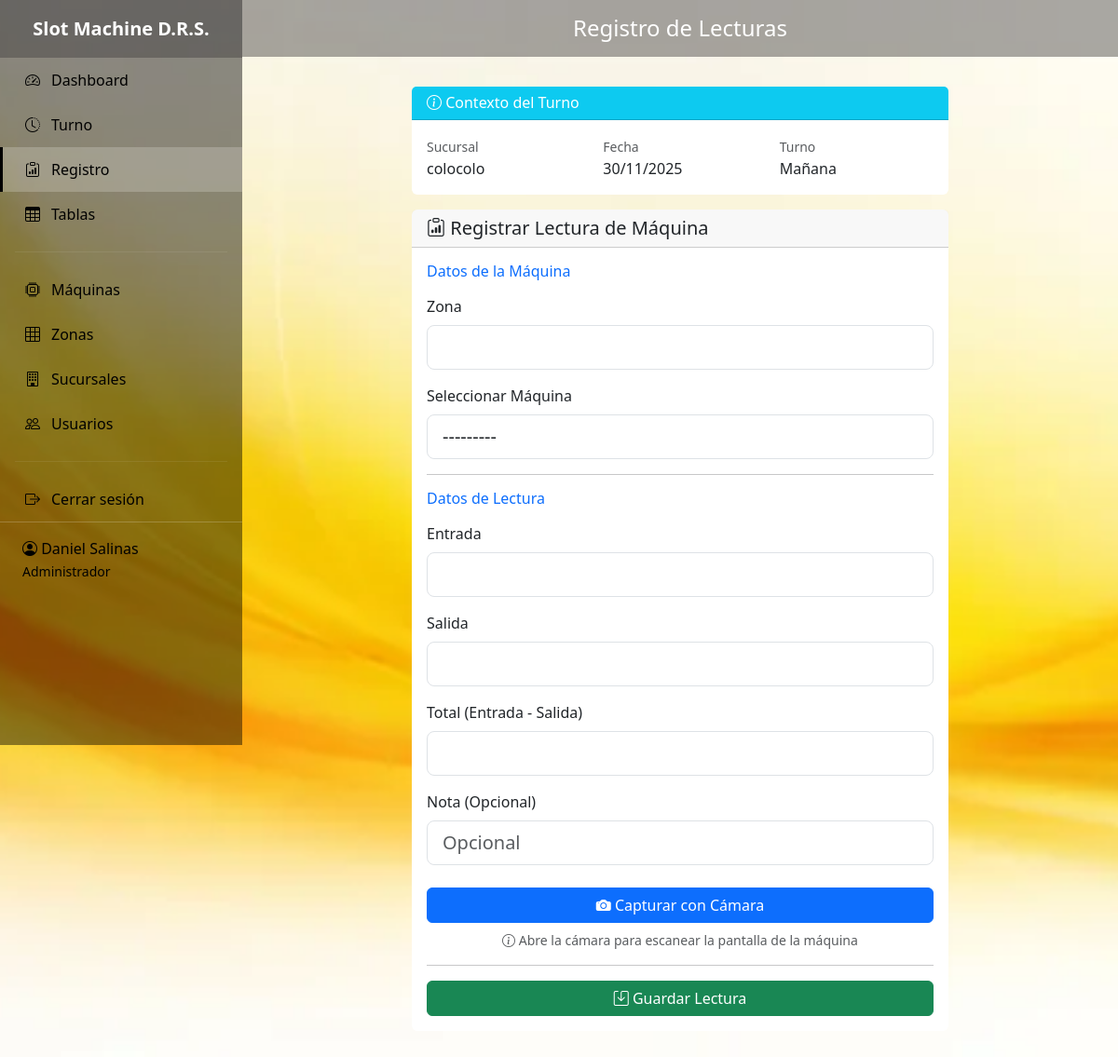
Page /registro/ (signed in) on the earlier database version.
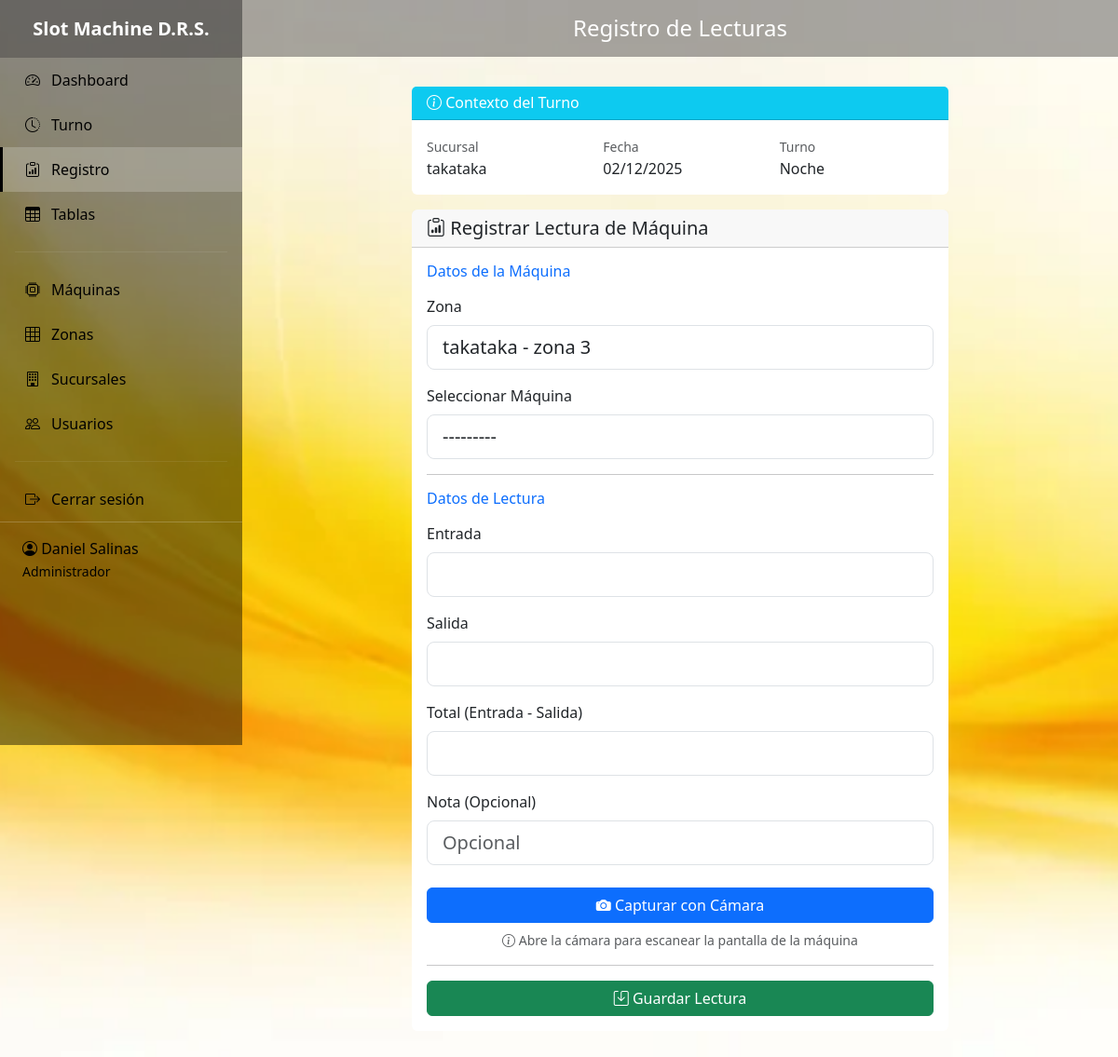
Same page on the later database version.
### control/models.py (models this page shows, shortened)
class Turno(models.Model):
    TIPO_TURNO_CHOICES = [
        ('Mañana', 'Mañana'),
        ('Tarde', 'Tarde'),
        ('Noche', 'Noche'),
    ]
    ESTADO_CHOICES = [
        ('Abierto', 'Abierto'),
        ('Cerrado', 'Cerrado'),
    ]
    sucursal = models.ForeignKey(
        Sucursal,
        on_delete=models.CASCADE,
        related_name='turnos',
        verbose_name='Sucursal'
    )
    usuario = models.ForeignKey(
        Usuario,
        on_delete=models.CASCADE,
        related_name='turnos',
        verbose_name='Usuario'
    )
    fecha = models.DateField(verbose_name='Fecha')
    tipo_turno = models.CharField(
        max_length=20,
        choices=TIPO_TURNO_CHOICES,
        verbose_name='Tipo de Turno'
    )
    estado = models.CharField(
        max_length=20,
        choices=ESTADO_CHOICES,
        default='Abierto',
        verbose_name='Estado'
    )
    observaciones = models.TextField(blank=True, verbose_name='Observaciones')
    total_cierre = models.DecimalField(
        max_digits=14,
        decimal_places=2,
        null=True,
        blank=True,
        verbose_name='Total de Cierre'
    )
    created_at = models.DateTimeField(auto_now_add=True, verbose_name='Fecha de Creación')
    class Meta:
        verbose_name = 'Turno'
        verbose_name_plural = 'Turnos'
        ordering = ['-fecha', '-created_at']

class Sucursal(models.Model):
    nombre = models.CharField(max_length=150, verbose_name='Nombre')
    direccion = models.CharField(max_length=255, blank=True, verbose_name='Dirección')
    telefono = models.CharField(max_length=50, blank=True, verbose_name='Teléfono')
    created_at = models.DateTimeField(auto_now_add=True, verbose_name='Fecha de Creación')
    class Meta:
        verbose_name = 'Sucursal'
        verbose_name_plural = 'Sucursales'
        ordering = ['nombre']

### control/views.py (the view)
# urls.py: path('registro/', views.registro_view, name='registro'),
@login_required
def registro_view(request):
    turno_abierto = Turno.objects.filter(
        usuario=request.user,
        estado='Abierto'
    ).first()
    zona_guardada_id = request.session.get('ultima_zona')
    if request.method == 'POST':
        if not turno_abierto:
            messages.error(
                request,
                'Debe iniciar un turno en la pestaña "Turno" antes de registrar lecturas.'
            )
            return redirect('control:turno')
        form = LecturaMaquinaForm(request.POST, turno=turno_abierto)
        if form.is_valid():
            lectura = form.save(commit=False)
            lectura.turno = turno_abierto
            lectura.usuario = request.user
            lectura.sucursal = turno_abierto.sucursal
            lectura.zona = form.cleaned_data['zona']
            if lectura.maquina:
                lectura.numero_maquina = lectura.maquina.numero_maquina
                lectura.nombre_juego = lectura.maquina.nombre_juego
            try:
                lectura.full_clean()
                lectura.save()
            except IntegrityError:
                messages.error(
                    request,
                    'Ya existe una lectura para esa máquina en este turno.'
                )
            except ValidationError as e:
                messages.error(request, '; '.join(e.messages))
            else:
                request.session['ultima_zona'] = lectura.zona.id
                messages.success(request, 'Lectura registrada exitosamente.')
                return redirect('control:registro')
        else:
            messages.error(request, "Formulario inválido. Revise los datos enviados.")
    else:
        if turno_abierto:
            if zona_guardada_id:
                form = LecturaMaquinaForm(
                    turno=turno_abierto,
                    initial={'zona': zona_guardada_id}
                )
            else:
                form = LecturaMaquinaForm(turno=turno_abierto)
        else:
            form = None
    context = {
        'turno_abierto': turno_abierto,
        'form': form,
        'zona_guardada': zona_guardada_id,
    }
    return render(request, 'registro.html', context)

### control/models.py (called while the page is built)
    def __str__(self):
        return f"{self.sucursal.nombre} - {self.nombre}"

    def __str__(self):
        return f"{self.sucursal.nombre} / {self.zona.nombre} / M{self.numero_maquina:02d} - {self.nombre_juego}"

### templates/registro.html (shortened to what the changed rows need)
{% extends 'base.html' %}
{% load static %}
{% block content %}
<div class="row">
    <div class="col-lg-8 mx-auto">
        {% if not turno_abierto %}
            <div class="alert alert-warning">
                <i class="bi bi-exclamation-triangle"></i>
                <strong>No hay turno abierto.</strong>
                Debe iniciar un turno en la pestaña <a href="{% url 'control:turno' %}" class="alert-link">"Turno"</a> antes de registrar lecturas.
            </div>
        {% else %}
            <div class="card mb-3">
                <div class="card-header bg-info text-white">
                    <h6 class="mb-0"><i class="bi bi-info-circle"></i> Contexto del Turno</h6>
                </div>
                <div class="card-body">
                    <div class="row">
                        <div class="col-md-4">
                            <small class="text-muted">Sucursal</small>
                            <p class="mb-0">{{ turno_abierto.sucursal.nombre }}</p>
                        </div>
                        <div class="col-md-4">
                            <small class="text-muted">Fecha</small>
                            <p class="mb-0">{{ turno_abierto.fecha|date:"d/m/Y" }}</p>
                        </div>
                        <div class="col-md-4">
                            <small class="text-muted">Turno</small>
                            <p class="mb-0">{{ turno_abierto.tipo_turno }}</p>
                        </div>
                    </div>
                </div>
            </div>
            <div class="card">
                <div class="card-header">
                    <h5 class="mb-0"><i class="bi bi-clipboard-data"></i> Registrar Lectura de Máquina</h5>
                </div>
                <div class="card-body">
                    <form method="post" id="lecturaForm">
                        <h6 class="mb-3 text-primary">Datos de la Máquina</h6>
                        <div class="mb-3">
                            <label for="id_zona" class="form-label">Zona</label>
                            {{ form.zona }}
                        </div>
                        <div class="mb-3">
                            <label for="id_maquina" class="form-label">Seleccionar Máquina</label>
                            {{ form.maquina }}
                        </div>
                        <hr>
                        <h6 class="mb-3 text-primary">Datos de Lectura</h6>
                        <div class="mb-3">
                            <label for="id_entrada" class="form-label">Entrada</label>
                            {{ form.entrada }}
                        </div>
                        <div class="mb-3">
                            <label for="id_salida" class="form-label">Salida</label>
                            {{ form.salida }}
                        </div>
                        <div class="mb-3">
                            <label for="id_total" class="form-label">Total (Entrada - Salida)</label>
                            {{ form.total }}
                        </div>
                        <div class="mb-4">
                            <label for="id_nota" class="form-label">Nota (Opcional)</label>
                            {{ form.nota }}
                        </div>
                        <div class="d-grid gap-2 mb-3">
                            <button type="button" class="btn btn-primary btn-lg-tablet" id="btnCapturarCamara">
                                <i class="bi bi-camera-fill"></i> Capturar con Cámara
                            </button>
                            <small class="text-muted text-center">
                                <i class="bi bi-info-circle"></i> Abre la cámara para escanear la pantalla de la máquina
                            </small>
                        </div>
                        <hr>
                        <div class="d-grid">
                            <button type="submit" class="btn btn-success btn-lg-tablet">
                                <i class="bi bi-save"></i> Guardar Lectura
                            </button>
                        </div>
                    </form>
                </div>
            </div>
        {% endif %}
    </div>
</div>
{% endblock %}

Differences in the rows shown:
no longer on this page (row edited): Turno: sucursal.nombre "colocolo", fecha "30/11/2025", tipo_turno "Mañana"
added Turno: sucursal.nombre "takataka", fecha "02/12/2025", tipo_turno "Noche"
Other differences:
form field zona: (not shown) → "takataka - zona 3"
